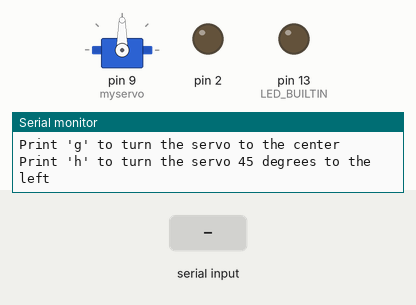
This sketch was run on a simulated Arduino Uno, built with avr-gcc and run on an emulated ATmega328P. Shown: servo, output pins drawn as LEDs (lit = HIGH), the last lines printed to the serial monitor. Inputs (shaded band) come from the test bench.

Above: at 1.4 s.
1.5 s: "a" received over Serial
At 2.3 s:
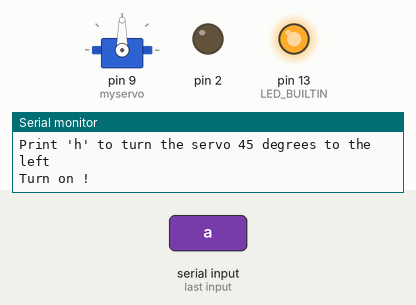
3.0 s: "e" received over Serial
At 3.5 s:
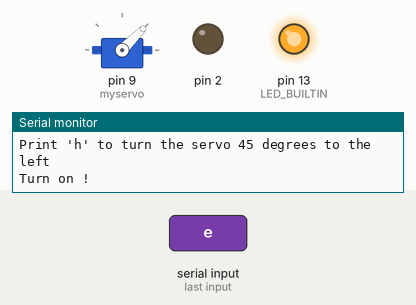
4.5 s: "b" received over Serial
At 5.7 s:
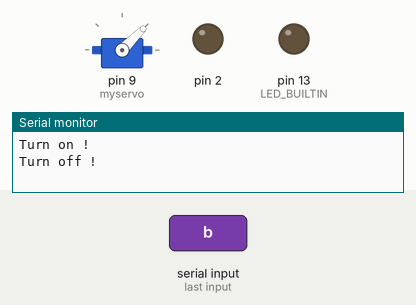
6.0 s: "h" received over Serial
At 7.0 s:
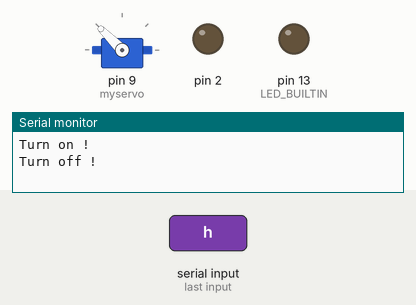
7.5 s: "a" received over Serial
At 8.1 s:
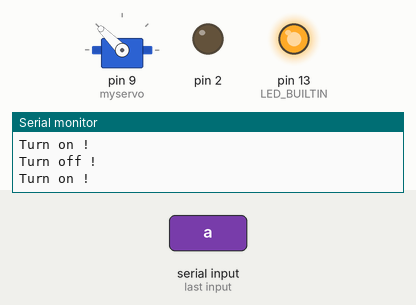
9.0 s: "g" received over Serial
At 10.5 s:
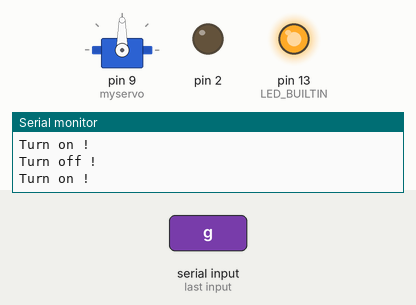
Timing chart, 0 to 11.5 s (numbered marks = the images above; inputs shaded):
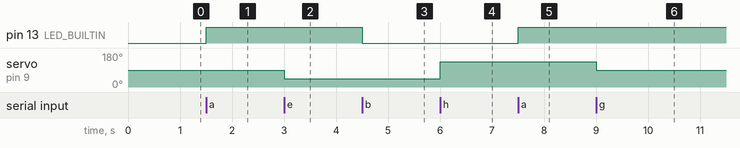

Measured:
- after the input at 1.5 s, pin 13 (LED_BUILTIN): LOW → HIGH at once
- after the input at 3.0 s, servo on pin 9 (myservo): 90° → 45° at once
- after the input at 4.5 s, pin 13 (LED_BUILTIN): HIGH → LOW at once
- after the input at 6.0 s, servo on pin 9 (myservo): 45° → 135° at once
- after the input at 7.5 s, pin 13 (LED_BUILTIN): LOW → HIGH at once
- after the input at 9.0 s, servo on pin 9 (myservo): 135° → 90° at once

The sketch:

uart_control.ino
```cpp
#include <Servo.h>
Servo myservo;
void setup()
{
  myservo.attach(9);
  myservo.write(90);
  pinMode(LED_BUILTIN, OUTPUT);
  pinMode(2, OUTPUT);
  Serial.begin(9600);
  Serial.print("Welcome to Chen Tianyi Arduino!\n\rPrint 'a' to turn on the led\n\rPrint 'b' to turn off the led\n\rPrint 'c' to turn on the red led\n\rPrint 'd' to turn off the red led\n\rPrint 'e' to turn the servo 45 degrees to the right\n\rPrint 'g' to turn the servo to the center\n\rPrint 'h' to turn the servo 45 degrees to the left\n");
}
void loop()
{
  char c;
  if(Serial.available() > 0)
  {
    c = Serial.read();
    if(c == 'a')
    {
      Serial.print("\rTurn on !\n\n");
      digitalWrite(LED_BUILTIN, HIGH);
    }
    else if(c == 'b')
    {
      Serial.print("\rTurn off !\n\n");
      digitalWrite(LED_BUILTIN, LOW);
    }
    else if(c == 'c')
    {
      digitalWrite(10, HIGH);
    }
    else if(c == 'd')
    {
      digitalWrite(10, LOW);
    }
    else if(c == 'e')
    {
          myservo.write(45);
    }
    else if(c == 'g')
    {
          myservo.write(90);
    }
    else if(c == 'h')
    {
          myservo.write(135);
    }
    else
    {
      Serial.print("\rWrong\n\n");
    }
  }
}
```
